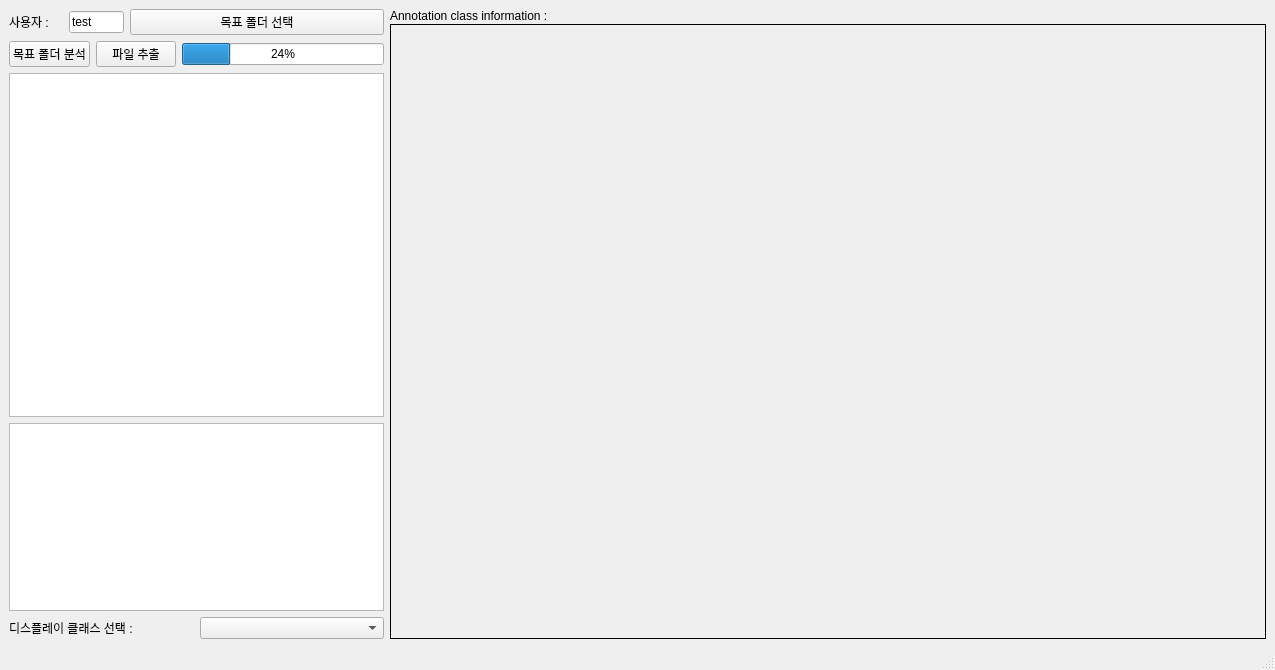
<?xml version="1.0" encoding="UTF-8"?>
<ui version="4.0">
 <class>MainWindow</class>
 <widget class="QMainWindow" name="MainWindow">
  <property name="geometry">
   <rect>
    <x>0</x>
    <y>0</y>
    <width>1275</width>
    <height>670</height>
   </rect>
  </property>
  <property name="windowTitle">
   <string>MainWindow</string>
  </property>
  <widget class="QWidget" name="centralwidget">
   <layout class="QGridLayout" name="gridLayout_2">
    <item row="0" column="0">
     <layout class="QHBoxLayout" name="horizontalLayout_main" stretch="30,70">
      <item>
       <layout class="QVBoxLayout" name="verticalLayout_left" stretch="5,5,55,30,5">
        <item>
         <layout class="QHBoxLayout" name="horizontalLayout_init" stretch="15,15,70">
          <item>
           <widget class="QLabel" name="label_user_id">
            <property name="text">
             <string>사용자 :</string>
            </property>
           </widget>
          </item>
          <item>
           <widget class="QLineEdit" name="lineEdit_user_id">
            <property name="focusPolicy">
             <enum>Qt::ClickFocus</enum>
            </property>
            <property name="text">
             <string>test</string>
            </property>
           </widget>
          </item>
          <item>
           <widget class="QPushButton" name="pushButton_sel_root">
            <property name="focusPolicy">
             <enum>Qt::NoFocus</enum>
            </property>
            <property name="text">
             <string>목표 폴더 선택</string>
            </property>
            <property name="shortcut">
             <string>Ctrl+Z</string>
            </property>
           </widget>
          </item>
         </layout>
        </item>
        <item>
         <layout class="QHBoxLayout" name="horizontalLayout" stretch="20,20,60">
          <item>
           <widget class="QPushButton" name="pushButton_file_analysis">
            <property name="focusPolicy">
             <enum>Qt::NoFocus</enum>
            </property>
            <property name="text">
             <string>목표 폴더 분석</string>
            </property>
           </widget>
          </item>
          <item>
           <widget class="QPushButton" name="pushButton_file_extract">
            <property name="focusPolicy">
             <enum>Qt::NoFocus</enum>
            </property>
            <property name="text">
             <string>파일 추출</string>
            </property>
           </widget>
          </item>
          <item>
           <widget class="QProgressBar" name="progressBar_main">
            <property name="value">
             <number>24</number>
            </property>
           </widget>
          </item>
         </layout>
        </item>
        <item>
         <widget class="QTreeView" name="treeView_file">
          <property name="focusPolicy">
           <enum>Qt::NoFocus</enum>
          </property>
         </widget>
        </item>
        <item>
         <widget class="QTableWidget" name="tableWidget_ann_data">
          <property name="focusPolicy">
           <enum>Qt::NoFocus</enum>
          </property>
         </widget>
        </item>
        <item>
         <layout class="QHBoxLayout" name="horizontalLayout_combo_sel_class">
          <item>
           <widget class="QLabel" name="label_combo_sel_class">
            <property name="text">
             <string>디스플레이 클래스 선택 : </string>
            </property>
           </widget>
          </item>
          <item>
           <widget class="QComboBox" name="comboBox_sel_class">
            <property name="focusPolicy">
             <enum>Qt::NoFocus</enum>
            </property>
           </widget>
          </item>
         </layout>
        </item>
       </layout>
      </item>
      <item>
       <layout class="QVBoxLayout" name="verticalLayout_right" stretch="1,99">
        <property name="spacing">
         <number>1</number>
        </property>
        <item>
         <widget class="QLabel" name="label_anno_class_info">
          <property name="text">
           <string>Annotation class information :</string>
          </property>
         </widget>
        </item>
        <item>
         <widget class="QLabel" name="label_image">
          <property name="focusPolicy">
           <enum>Qt::NoFocus</enum>
          </property>
          <property name="frameShape">
           <enum>QFrame::Box</enum>
          </property>
          <property name="text">
           <string/>
          </property>
          <property name="alignment">
           <set>Qt::AlignCenter</set>
          </property>
         </widget>
        </item>
       </layout>
      </item>
     </layout>
    </item>
   </layout>
  </widget>
  <widget class="QMenuBar" name="menubar">
   <property name="geometry">
    <rect>
     <x>0</x>
     <y>0</y>
     <width>1275</width>
     <height>21</height>
    </rect>
   </property>
  </widget>
  <widget class="QStatusBar" name="statusbar"/>
 </widget>
 <resources/>
 <connections/>
</ui>
